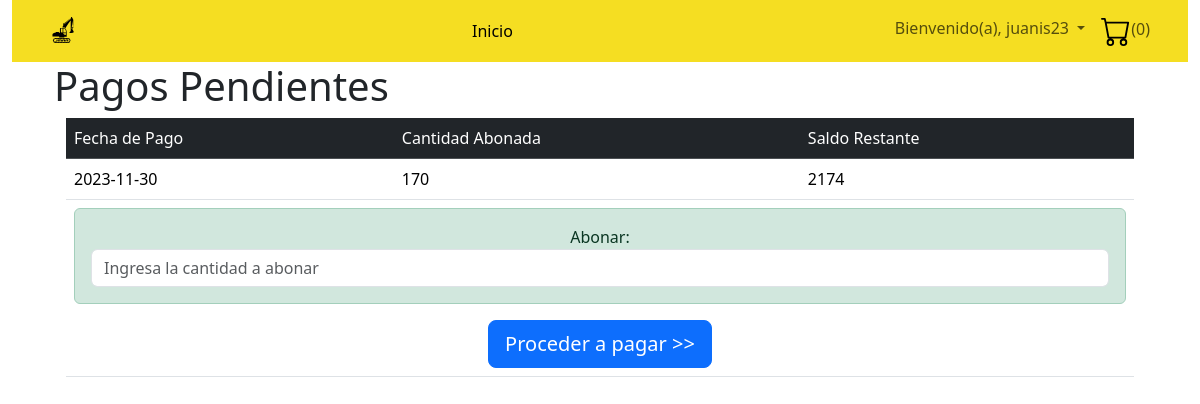
The page /view/usuario/idxAbonos.php?folio=30 (signed in) on the database its author committed.
### tables this page shows
CREATE TABLE `pagos` (
  `folio` int(11) NOT NULL,
  `fecha` date NOT NULL,
  `montoPago` float DEFAULT NULL,
  `concepto` varchar(30) NOT NULL,
  `saldo` float DEFAULT NULL,
  `reserva` int(11) NOT NULL,
  `numPago` int(11) DEFAULT NULL
);

### data/conexionDB.php (called while the page is built, shortened)
<?php
class conexionDB{
	private $HOST;
	private $USER;
	private $PASS;
	private $DB;
	private $connection;
	public function __construct (){
		$this -> HOST = "localhost";
		$this -> USER = "root";
		$this -> PASS = "";
		$this -> DB = "p24";
	}
	public function connect (){
	$this -> connection = mysqli_connect ($this -> HOST,$this -> USER,$this -> PASS,$this -> DB);
	if ($this -> connection) {
		return true;
	}
	 else{
		return false;
	  }
	}
	public function execquery($query){
		$this -> dataset = mysqli_query($this -> connection,$query);
		if ($this -> dataset){
			return $this -> dataset;
		}
		else{
			return 0;
		}
	}
}
?>

### data/pagos.php (called while the page is built, shortened)
<?PHP
	include_once 'conexionDB.php';
	class pagos extends conexionDB {
        public function getPagos($folioRV, $nick){
	    	$conn = $this->connect();
	    	if($conn){
	    		$query ="select
							pg.fecha as FechaPago,
							pg.montoPago as cantPago,
							pg.saldo as saldoRestante
						FROM pagos as pg
							INNER JOIN reservas as rv ON pg.reserva = rv.folio
						WHERE rv.folio = ".$folioRV." AND rv.cliente = (SELECT
																	cl.codigo
																FROM
																	clientes as cl
																WHERE
																	cl.usuario = '".$nick."');";
	    		$dataSet = $this-> execquery($query);
	    	}else{
	    		echo "no se hace el select";
	    		$dataSet = "wrong";
	    	}
	    return $dataSet;
	    }
	public function getPagoMAX($folioRV, $nick){
	    	$conn = $this->connect();
	    	if($conn){
	    		$query ="SELECT
							(select total
							from reservas
							where folio = ".$folioRV."
							) as totalMAX,
							IF(
								(SELECT MIN(pg.saldo) FROM pagos WHERE folio = ".$folioRV." ) > 0 OR (SELECT MIN(pg.saldo) FROM pagos WHERE folio = ".$folioRV.") IS NULL,
								IFNULL((SELECT MIN(pg.saldo) FROM pagos WHERE folio = ".$folioRV."), rv.total),
								(SELECT MIN(pg.saldo) FROM pagos WHERE folio = ".$folioRV.")
							) as pagoMAX
						FROM pagos as pg
							INNER JOIN reservas as rv ON pg.reserva = rv.folio
						WHERE rv.folio = ".$folioRV." AND rv.cliente = (SELECT
																	cl.codigo
																FROM
																	clientes as cl
																WHERE
																	cl.usuario = '".$nick."');";
	    		$dataSet = $this-> execquery($query);
	    	}else{
	    		echo "no se hace el select";
	    		$dataSet = "wrong";
	    	}
	    return $dataSet;
	    }
}
?>

### view/usuario/idxAbonos.php (the view, shortened to what this page needs)
<?php
include('templates/cabecera.php');
?>
<div class="container-fluid">
    <h1>Pagos Pendientes</h1>
    <div class="container">
        <div class="table table-dark table-striped-columns">
            <table class="table">
                <tr class="table-dark">
                    <td>Fecha de Pago</td>
                    <td>Cantidad Abonada</td>
                    <td>Saldo Restante</td>
                </tr>
                <?php
                include_once('../../data/pagos.php');
                $obj = new pagos();
                $dataset = $obj->getPagos($_GET['folio'],$_SESSION['id']);
                if ($dataset != 'wrong' && mysqli_num_rows($dataset) > 0) {
                    while ($rs = mysqli_fetch_assoc($dataset)) {
                        echo "<tr>";
                        echo "<td>" . $rs['FechaPago'] . "</td>";
                        echo "<td>" . $rs['cantPago'] . "</td>";
                        echo "<td>" . $rs['saldoRestante'] . "</td>";
                        echo "</td></tr>";
                    }
                } else {
                    echo "<tr><td colspan='3'align='center'>Sin Pagos realizados aun</td></tr>";
                }
                ?>
                <tr><td colspan='3'align='center'>
                        <form action="pagar.php?cod=<?php echo $_GET['folio']; ?>" method="post">
                            <div class="alert alert-success">
                                <div class="form-group">
                                    <label for="abono">Abonar:</label>
                                    <input id="abono" name="abono" class="form-control" type="number" step="0.01" placeholder="Ingresa la cantidad a abonar" max="<?php
                                                                                                                                                                    include_once('../../data/pagos.php');
                                                                                                                                                                    $obj = new pagos();
                                                                                                                                                                    $dataset = $obj->getPagoMAX($_GET['folio'],$_SESSION['id']);
                                                                                                                                                                    if ($dataset != 'wrong' && mysqli_num_rows($dataset) > 0) {
                                                                                                                                                                        while ($rs = mysqli_fetch_assoc($dataset)) {
                                                                                                                                                                            if ($rs['pagoMAX'] === NULL) {
                                                                                                                                                                                echo $rs['totalMAX'];
                                                                                                                                                                            } else {
                                                                                                                                                                                echo $rs['pagoMAX'];
                                                                                                                                                                            }
                                                                                                                                                                        }
                                                                                                                                                                    }
                                                                                                                                                                ?>" min="1"required>
                                </div>
                            </div>
                            <button class="btn btn-primary btn-lg btn-block" type="submit" name="btnAccion" value="proceder">Proceder a pagar >></button>
                        </form>
            </table>
        </div>
    </div>
</div>

### css/style.css (style rules this page uses)
.container { display: flex; justify-content: center; align-items: center; }

### rows shown on the page
pagos: fecha "2023-11-30", montoPago "170", saldo "2174"

### other values the page prints
$_SESSION["id"] "juanis23"
